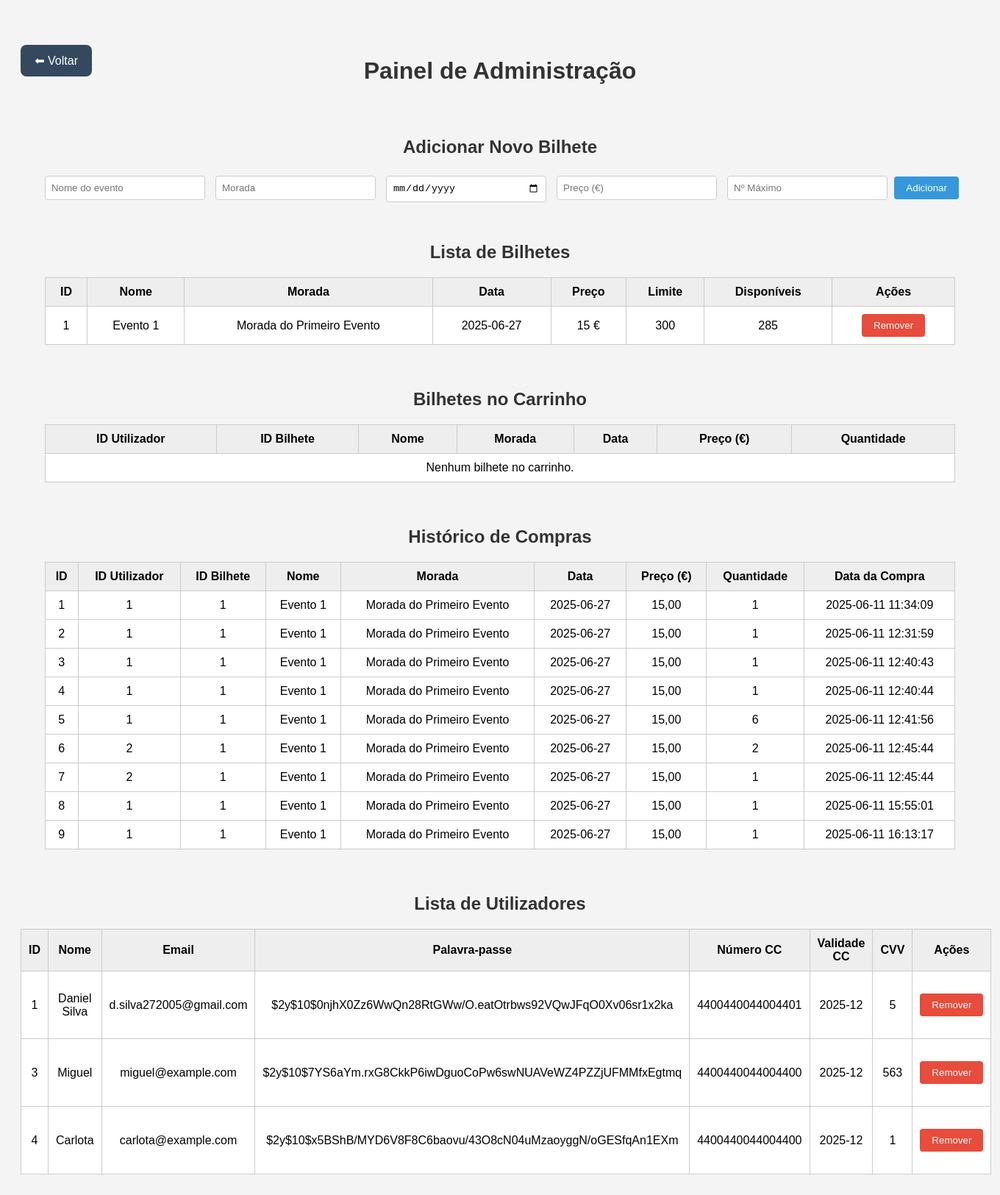
Before: /WebSite/admin_page.php with the older database file.
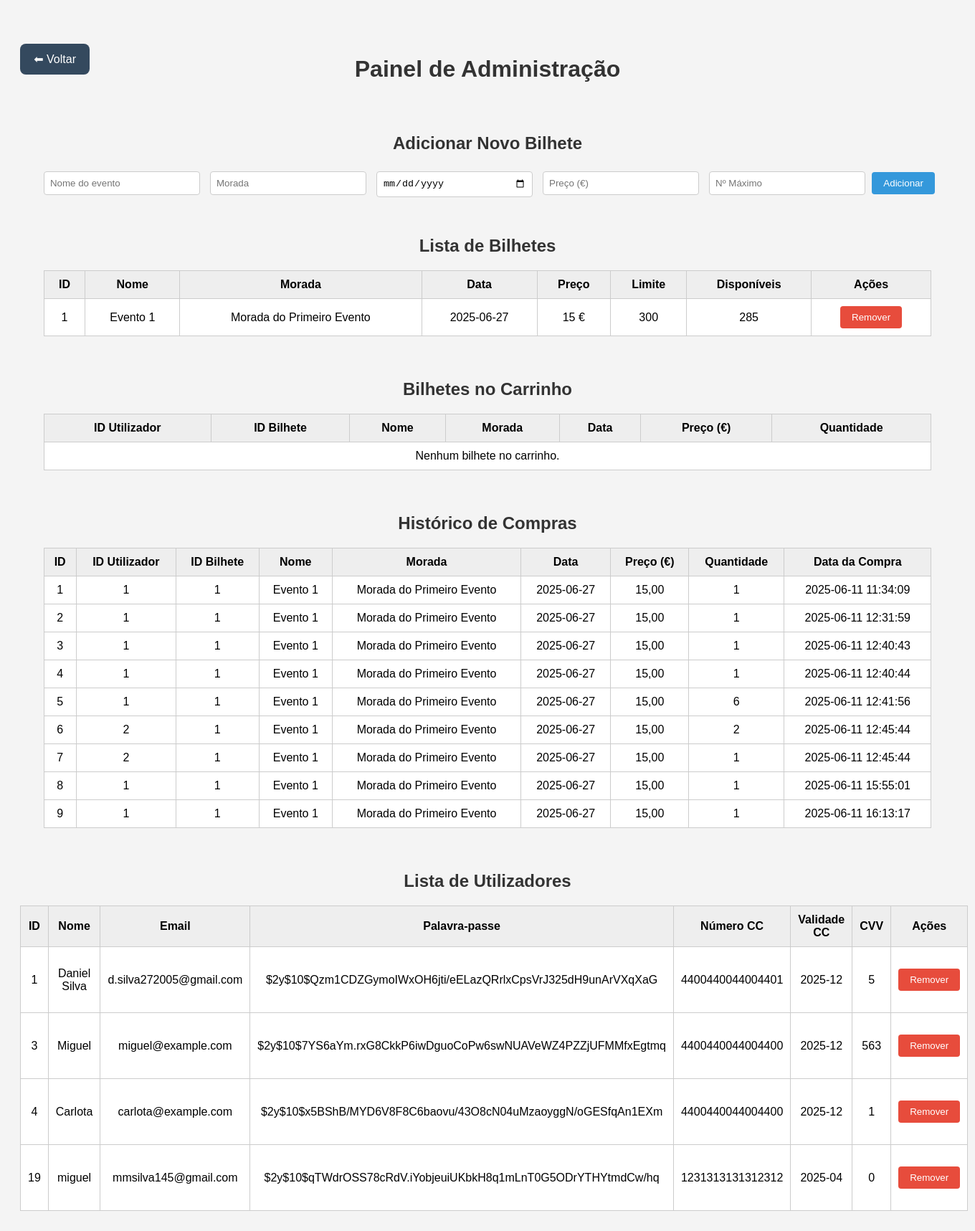
After: the same page with the newer database file.
### tables this page shows
CREATE TABLE lista_bilhetes (
        id INTEGER PRIMARY KEY AUTOINCREMENT,
        nome TEXT NOT NULL,
        morada TEXT NOT NULL,
        dia TEXT NOT NULL,
        preco REAL NOT NULL,
        limite INTEGER,
        disponiveis INTEGER
    );

CREATE TABLE historico (
        id INTEGER PRIMARY KEY AUTOINCREMENT,
        user_id INTEGER,
        id_bilhete INTEGER,
        nome TEXT NOT NULL,
        morada TEXT NOT NULL,
        dia TEXT NOT NULL,
        preco REAL NOT NULL,
        quantidade INTEGER,
        data_compra TEXT
    );

CREATE TABLE dados_cliente (
        user_id INTEGER PRIMARY KEY AUTOINCREMENT,
        nome TEXT NOT NULL,
        email TEXT NOT NULL,
        palavrapasse TEXT NOT NULL,
        num_cc INTEGER,
        validade_cc TEXT NOT NULL,
        cvv_cc INTEGER
    );

### WebSite/admin_page.php (the view, shortened to what this page needs)
<?php
$db = new SQLite3('../DataBase/venda_bilhetes.db');
$bilhetes = [];
$result = $db->query("SELECT * FROM lista_bilhetes");
while ($row = $result->fetchArray(SQLITE3_ASSOC)) {
    $bilhetes[] = $row;
}
$bilhetes_carrinho = [];
$historico = [];
$resultHistorico = $db->query("SELECT * FROM historico");
while ($row = $resultHistorico->fetchArray(SQLITE3_ASSOC)) {
    $historico[] = $row;
}
$utilizadores = [];
$resultUsers = $db->query("SELECT * FROM dados_cliente");
while ($row = $resultUsers->fetchArray(SQLITE3_ASSOC)) {
    $utilizadores[] = $row;
}
?>
<!DOCTYPE html>
<html lang="pt">
<head>
</head>
<body>
    <div class="header">
        <a href="index.php" class="voltar">⬅ Voltar</a>
        <h1>Painel de Administração</h1>
    </div>
<section id="gestao-bilhetes">
    <h2>Adicionar Novo Bilhete</h2>
    <form method="POST">
        <input type="text" name="nome" placeholder="Nome do evento" required>
        <input type="text" name="morada" placeholder="Morada" required>
        <input type="date" name="dia" required>
        <input type="number" name="preco" placeholder="Preço (€)" required>
        <input type="number" name="limite" placeholder="Nº Máximo" required>
        <button class="add" type="submit" name="adicionar">Adicionar</button>
    </form>
    <h2>Lista de Bilhetes</h2>
    <table>
        <tr>
            <th>ID</th>
            <th>Nome</th>
            <th>Morada</th>
            <th>Data</th>
            <th>Preço</th>
            <th>Limite</th>
            <th>Disponíveis</th>
            <th>Ações</th>
        </tr>
        <?php foreach ($bilhetes as $bilhete): ?>
        <tr>
            <td><?= $bilhete['id'] ?></td>
            <td><?= htmlspecialchars($bilhete['nome']) ?></td>
            <td><?= htmlspecialchars($bilhete['morada']) ?></td>
            <td><?= $bilhete['dia'] ?></td>
            <td><?= $bilhete['preco'] ?> €</td>
            <td><?= $bilhete['limite'] ?></td>
            <td><?= $bilhete['disponiveis'] ?></td>
            <td>
                <form method="POST" style="display:inline;" onsubmit="return confirm('Remover este bilhete?');">
                    <button class="remove" type="submit">Remover</button>
                </form>
            </td>
        </tr>
        <?php endforeach; ?>
    </table>
</section>
<section id="bilhetes-carrinho">
    <h2>Bilhetes no Carrinho</h2>
    <table>
        <thead>
            <tr>
                <th>ID Utilizador</th>
                <th>ID Bilhete</th>
                <th>Nome</th>
                <th>Morada</th>
                <th>Data</th>
                <th>Preço (€)</th>
                <th>Quantidade</th>
            </tr>
        </thead>
        <tbody>
            <?php if (empty($bilhetes_carrinho)): ?>
                <tr><td colspan="7">Nenhum bilhete no carrinho.</td></tr>
            <?php endif; ?>
        </tbody>
    </table>
</section>
<section id="historico">
    <h2>Histórico de Compras</h2>
    <table>
        <tr>
            <th>ID</th>
            <th>ID Utilizador</th>
            <th>ID Bilhete</th>
            <th>Nome</th>
            <th>Morada</th>
            <th>Data</th>
            <th>Preço (€)</th>
            <th>Quantidade</th>
            <th>Data da Compra</th>
        </tr>
        <?php foreach ($historico as $compra): ?>
        <tr>
            <td><?= $compra['id'] ?></td>
            <td><?= htmlspecialchars($compra['user_id']) ?></td>
            <td><?= htmlspecialchars($compra['id_bilhete']) ?></td>
            <td><?= htmlspecialchars($compra['nome']) ?></td>
            <td><?= htmlspecialchars($compra['morada']) ?></td>
            <td><?= htmlspecialchars($compra['dia']) ?></td>
            <td><?= number_format($compra['preco'], 2, ',', '.') ?></td>
            <td><?= htmlspecialchars($compra['quantidade']) ?></td>
            <td><?= htmlspecialchars($compra['data_compra']) ?></td>
        </tr>
        <?php endforeach; ?>
    </table>
</section>
<section id="utilizadores">
    <h2>Lista de Utilizadores</h2>
    <table>
        <tr>
            <th>ID</th>
            <th>Nome</th>
            <th>Email</th>
            <th>Palavra-passe</th>
            <th>Número CC</th>
            <th>Validade CC</th>
            <th>CVV</th>
            <th>Ações</th>
        </tr>
        <?php foreach ($utilizadores as $utilizador): ?>
        <tr>
            <td><?= htmlspecialchars($utilizador['user_id']) ?></td>
            <td><?= htmlspecialchars($utilizador['nome']) ?></td>
            <td><?= htmlspecialchars($utilizador['email']) ?></td>
            <td><?= htmlspecialchars($utilizador['palavrapasse']) ?></td>
            <td><?= htmlspecialchars($utilizador['num_cc']) ?></td>
            <td><?= htmlspecialchars($utilizador['validade_cc']) ?></td>
            <td><?= htmlspecialchars($utilizador['cvv_cc']) ?></td>
            <td>
                <form method="POST" onsubmit="return confirm('Tem a certeza que quer remover este utilizador?');">
                    <button class="remove" type="submit" name="remover_utilizador">Remover</button>
                </form>
            </td>
        </tr>
        <?php endforeach; ?>
    </table>
</section>
</body>
</html>

### WebSite/admin_page.php (style rules this page uses)
body { font-family: Arial, sans-serif; background-color: #f4f4f4; padding: 20px; }
h1, h2 { text-align: center; margin-top: 50px; color: #333; }
section { margin-bottom: 60px; }
table { width: 95%; margin: 20px auto; border-collapse: collapse; background-color: white; }
th, td { border: 1px solid #ccc; padding: 10px; text-align: center; }
th { background-color: #eee; }
form { margin: 20px auto; text-align: center; }
input[type="text"], input[type="number"], input[type="date"] { margin: 0.3rem; padding: 0.5rem; border: 1px solid #ccc; border-radius: 4px; width: 200px; }
button { padding: 0.5rem 1rem; color: white; border: none; border-radius: 4px; cursor: pointer; }
button.add { background-color: #3498db; }
button.remove { background-color: #e74c3c; }
a { padding: 5px 10px; background-color: #2ecc71; color: white; text-decoration: none; border-radius: 4px; }
.header { display: flex; align-items: center; justify-content: center; position: relative; margin-bottom: 30px; }
.header .voltar { position: absolute; left: 0; color: white; text-decoration: none; margin: 1rem 0; padding: 0.75rem 1.2rem; background-color: #34495e; border-radius: 8px; transition: 0.2s; font-size: 1rem; text-align: center; }

Changed rows visible on the page:
changed dados_cliente "Daniel Silva": palavrapasse "$2y$10$0njhX0Zz6WwQn28RtGWw/O.eatOtrbws92VQwJFqO0Xv06sr1x2ka" → "$2y$10$Qzm1CDZGymoIWxOH6jti/eELazQRrlxCpsVrJ325dH9unArVXqXaG"
added dados_cliente: user_id "19", nome "miguel", email "mmsilva145@gmail.com", palavrapasse "$2y$10$qTWdrOSS78cRdV.iYobjeuiUKbkH8q1mLnT0G5ODrYTHYtmdCw/hq", num_cc "1231313131312312", validade_cc "2025-04", cvv_cc "0"
